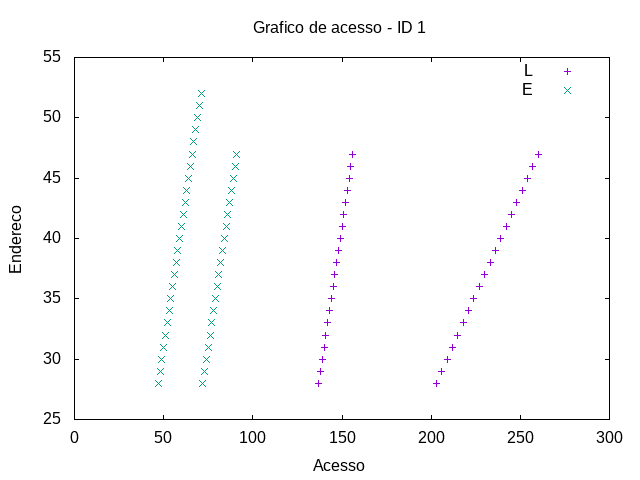

Here is the gnuplot script that generated this plot:
set term png
set output "../out/soma-acesso-1.png"
set title "Grafico de acesso - ID 1"
set xlabel "Acesso"
set ylabel "Endereco"
plot "../out/soma-acesso-0-1.gpdat" u 2:4 w points t "L", "../out/soma-acesso-1-1.gpdat" u 2:4 w points t "E"
